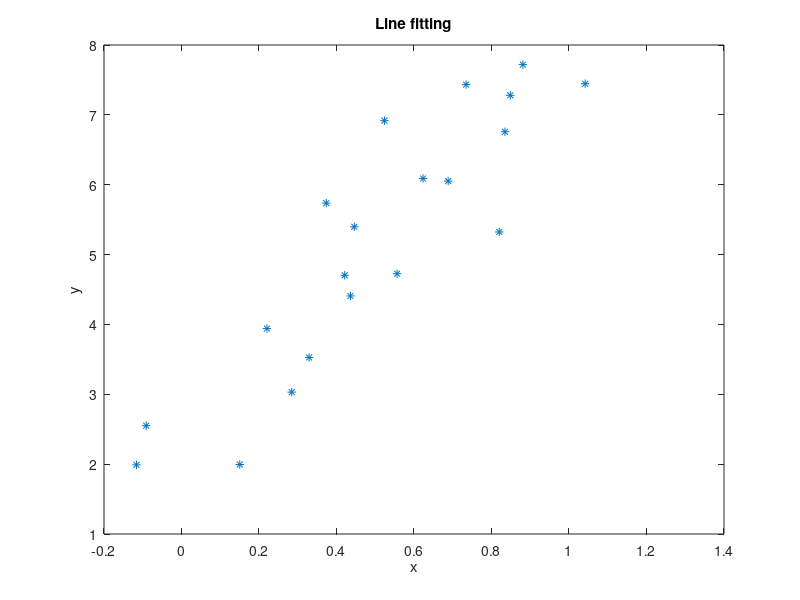

The MATLAB source for this figure: (Note: this script raises an error after producing the figure.)
% Task 1: Fit least squares and total least squares lines to data points.

% Clear up
clc;
close all;
clearvars;

% Begin by loading data points from linjepunkter.mat
load linjepunkter

N = length(x); % number of data points

% Plot data
plot(x, y, '*'); hold on;
xlabel('x') 
ylabel('y')
title('Line fitting') % OBS - CHANGE TITLE!
x_fine = [min(x)-0.05,max(x)+0.05]; % used when plotting the fitted lines

% Solve ordinary least square:
p_ls = solve_OLS(x, y);
plot(x_fine, p_ls(1) * x_fine + p_ls(2))

% Solve total least square:
p_tls = solve_TLS(x, y);
plot(x_fine, p_tls(1) * x_fine + p_tls(2), 'k--')

% Legend --> show which line corresponds to what (if you need to
% re-position the legend, you can modify rect below)
h=legend('data points', 'least-squares','total-least-squares');
rect = [0.20, 0.65, 0.25, 0.25];
set(h, 'Position', rect)

% Errors:

% For LS-line:
OLS_line_OLS_error = error_OLS(p_ls, x, y);
TLS_line_OLS_error = error_OLS(p_tls, x, y);

% For TLS-line:
OLS_line_TLS_error = error_TLS(p_ls, x, y);
TLS_line_TLS_error = error_TLS(p_tls, x, y);

fprintf('Least square error for ls line: %2.2f \nLeast square error for tls line: %2.2f \n \n', OLS_line_OLS_error, TLS_line_OLS_error)
fprintf('Total least square error for ls line: %2.2f \nTotal least square error for tls line: %2.2f\n', OLS_line_TLS_error, TLS_line_TLS_error)




















